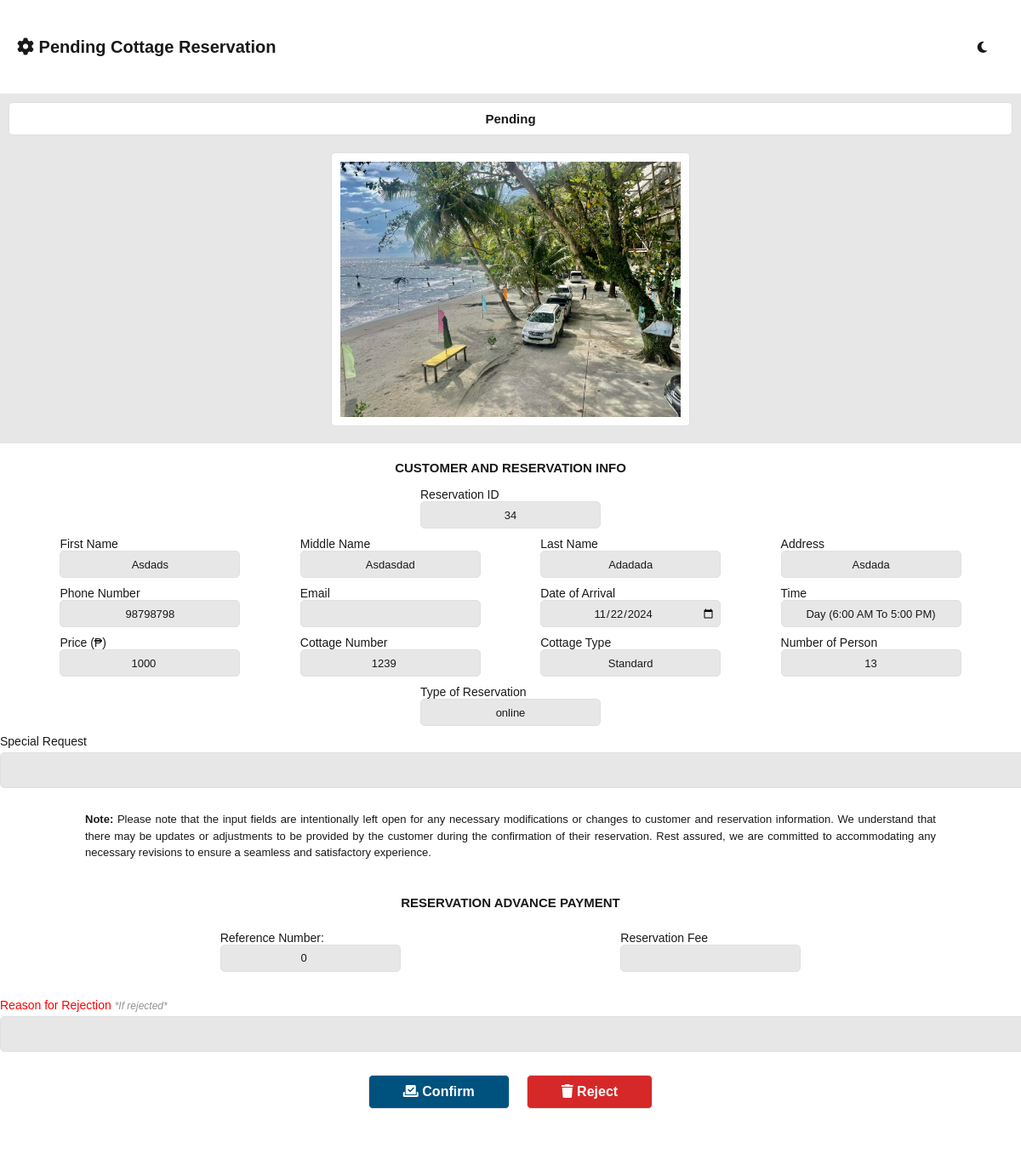
Page /admin/cottage_pending.php?manage_id=34 (signed in) on the committed database.
### tables this page shows
CREATE TABLE `reserve_cottage_tbl` (
  `reserve_id` int(11) NOT NULL,
  `user_id` int(255) NOT NULL,
  `reserve_status` varchar(255) NOT NULL,
  `reserve_type` varchar(255) NOT NULL,
  `first_name` varchar(255) NOT NULL,
  `middle_name` varchar(255) NOT NULL,
  `last_name` varchar(255) NOT NULL,
  `reserve_address` text NOT NULL,
  `phone_number` bigint(255) NOT NULL,
  `email` varchar(255) NOT NULL,
  `date_of_arrival` date NOT NULL,
  `time` varchar(255) NOT NULL,
  `price` bigint(255) NOT NULL,
  `cottage_number` bigint(255) NOT NULL,
  `cottage_type` varchar(255) NOT NULL,
  `number_of_person` int(255) NOT NULL,
  `special_request` text NOT NULL,
  `cottage_photo` varchar(255) NOT NULL,
  `reference_number` bigint(255) NOT NULL,
  `cottage_reserve_fee` bigint(255) NOT NULL,
  `rejection_reason` text NOT NULL
);

### admin/cottage_pending.php (the view, shortened to what this page needs)
<?php
include('db_connect.php');
$manage_data = [
    'reserve_id' => '',
    'first_name' => '',
    'middle_name' => '',
    'last_name' => '',
    'reserve_address' => '',
    'phone_number' => '',
    'email' => '',
    'date_of_arrival' => '',
    'time' => '',
    'cottage_number' => '',
    'cottage_type' => '',
    'number_of_person' => '',
    'price' => '',
    'special_request' => '',
    'reserve_type' => '',
    'cottage_photo' => ''
];
if (isset($_GET['manage_id'])) {
    $manage_id = $_GET['manage_id'];
    $manage_query = "SELECT * FROM reserve_cottage_tbl WHERE reserve_id = $manage_id";
    $manage_result = mysqli_query($con, $manage_query);
    $manage_data = mysqli_fetch_assoc($manage_result);
}
?>
<!DOCTYPE html>
<html lang="en">
<head>
    <?php
    include 'assets.php'
    ?>
    <link rel="stylesheet" type="text/css" href="css/main.css?v=<?php echo time(); ?>">
    <link rel="stylesheet" type="text/css" href="css/sidenav2.css?v=<?php echo time(); ?>">
    <link rel="stylesheet" type="text/css" href="css/allReservationRoomAndCottage.css?v=<?php echo time(); ?>">
</head>
<body>
    <main>
        <section class="middle-container">
            <div class="header-container">
                <div class="title-head">
                    <label for=""><i class="fa-solid fa-gear"></i> Pending Cottage Reservation</label>
                </div>
                <?php include 'icon-container.php' ?>
            </div>
            <div class="center-container">
                <div class="container">
                    <div class="header-label">
                        <label for=""><?php echo $manage_data['reserve_status'] ?></label>
                    </div>
                    <form method="post" action="" class="form-container">
                        <div class="info-container">
                            <div class="image-container">
                                <img name="photo" src="<?php echo $manage_data['cottage_photo']; ?>" alt="">
                            </div>
                            <div class="header-label2">
                                <label>CUSTOMER AND RESERVATION INFO</label>
                            </div>
                            <div class="line">
                            <div>
                                <label>Reservation ID</label><br>
                                <input value="<?php echo $manage_data['reserve_id']; ?>">
                            </div>
                            </div>
                            <div class="line">
                                <div>
                                    <label>First Name</label><br>
                                    <input name="first_name" value="<?php echo $manage_data['first_name']; ?>">
                                </div>
                                <div>
                                    <label>Middle Name</label><br>
                                    <input name="middle_name" value="<?php echo $manage_data['middle_name']; ?>">
                                </div>
                                <div>
                                    <label>Last Name</label><br>
                                    <input name="last_name" value="<?php echo $manage_data['last_name']; ?>">
                                </div>
                                <div>
                                    <label>Address</label><br>
                                    <input name="reserve_address"
                                        value="<?php echo $manage_data['reserve_address']; ?>">
                                </div>
                            </div>
                            <div class="line">
                                <div>
                                    <label>Phone Number</label><br>
                                    <input name="phone_number" value="<?php echo $manage_data['phone_number']; ?>">
                                </div>
                                <div>
                                    <label>Email</label><br>
                                    <input class="notransform" name="email"
                                        value="<?php echo $manage_data['email']; ?>">
                                </div>
                                <div>
                                    <label>Date of Arrival</label><br>
                                    <input type="date" name="date_of_arrival"
                                        value="<?php echo $manage_data['date_of_arrival']; ?>">
                                </div>
                                <div>
                                    <label>Time</label><br>
                                    <input type="text" name="time" value="<?php echo $manage_data['time']; ?>">
                                </div>
                            </div>
                            <div class="line">
                                <div>
                                    <label>Price (₱)</label><br>
                                    <input type="number" name="price" value="<?php echo $manage_data['price']; ?>">
                                </div>
                                <div>
                                    <label>Cottage Number</label><br>
                                    <input type="number" name="cottage_number"
                                        value="<?php echo $manage_data['cottage_number']; ?>">
                                </div>
                                <div>
                                    <label>Cottage Type</label><br>
                                    <input name="cottage_type" value="<?php echo $manage_data['cottage_type']; ?>">
                                </div>
                                <div>
                                    <label>Number of Person</label><br>
                                    <input name="number_of_person"
                                        value="<?php echo $manage_data['number_of_person']; ?>">
                                </div>
                            </div>
                            <div class="line">
                                <div>
                                    <label>Type of Reservation</label><br>
                                    <input type="text" class="notransform" name="reserve_type"
                                        value="<?php echo $manage_data['reserve_type']; ?>" disabled>
                                </div>
                            </div>
                            <div class="line">
                                <div>
                                    <label>Special Request</label><br>
                                    <textarea name="special_request"
                                        id=""><?php echo $manage_data['special_request']; ?></textarea>
                                </div>
                            </div>
                            <div class="note">
                                <p>
                                    <b>Note:</b> Please note that the input fields are intentionally left open for any
                                    necessary modifications or changes to customer and reservation information. We
                                    understand that there may be updates or adjustments to be provided by the customer
                                    during the confirmation of their reservation. Rest assured, we are committed to
                                    accommodating any necessary revisions to ensure a seamless and satisfactory
                                    experience.
                                </p>
                            </div>
                            <div class="header-label2">
                                <label>RESERVATION ADVANCE PAYMENT</label>
                            </div>
                            <div class="payment-container">
                                <div class="line">
                                    <div>
                                        <label>Reference Number:</label><br>
                                        <input type="number" name="reservation_fee" value="<?php echo $manage_data['reference_number']; ?>" readonly>
                                    </div>
                                    <div>
                                        <label>Reservation Fee</label><br>
                                        <input type="number" name="cottage_reserve_fee" required>
                                    </div>
                                </div>
                            </div>
                            <br>
                            <div>
                                <div class="line">
                                    <div>
                                        <label style="color: red;">Reason for Rejection <em id="goodfor">*If
                                                rejected*</em></label><br>
                                        <textarea name="rejection_reason" id=""></textarea>
                                    </div>
                                </div>
                            </div>
                        </div>
                        <div class="button-holder">
                            <button class="check-btn" type="submit" name="confirm"><i
                                    class="fa-solid fa-check-to-slot"></i>
                                Confirm</button>
                            <a class="reject-btn" id="reject-btn" name="reject" onclick="confirmReject()"><i
                                    class="fa-solid fa-trash"></i>
                                Reject</a>
                        </div>
                    </form>
                </div>
            </div>
        </section>
    </main>
</body>
</html>

### admin/css/header.css (style rules this page uses)
* { margin: 0; font-family: 'Trebuchet MS', 'Lucida Sans Unicode', 'Lucida Grande', 'Lucida Sans', Arial, sans-serif; box-sizing: none; }
button { cursor: pointer; }

### admin/css/main.css (style rules this page uses)
* { margin: 0; font-family: 'Trebuchet MS', 'Lucida Sans Unicode', 'Lucida Grande', 'Lucida Sans', Arial, sans-serif; }
body { background-color: var(--first-color2); }
button { cursor: pointer; }
a { cursor: pointer; }
:root { --first-color: white; --first-color2: #E7E7E7; --second-color: #EAE2B7; --fourth-color: #F77F00; --seventh-color: #18191A; --seventh-color2: #e0e0e0; --seventh-color3: #e0e0e0; --select-color: #F77F00; --select-color2: #cd6a00; --booknow-text: #ffffff; --booknow-text2: #242526; --booknow-border: #F77F00; --reservation-titleborder: #18191A; --box-shadow: #b4b4b4; --after-input: #effaff; --water-border: #EAE2B7; --water-color: #0d2cc5; --pure-white: white; --third-color: #FCBF49; --fifth-color: #D62828; --sixth-color: #00527e; --seventh-color4: #757575; --eight-color: #002334; --eight-color2: #001824; --reservation-title: #18191A; --reservation-text: white; --gray-button: rgba(220, 220, 220, 0.849); font-size: 62.5%; --tdeven-color: #0023340c; --proceed-color: white; --proceed-bgcolor: #00527e; --cancel-color: white; --cancel-bgcolor: #D62828; --fixed-color: #effaff; --graph-title-color: #777; --legend-text-color: #777; --tooltip-bg-color: #333333; --tooltip-title-color: #ffffff; --tooltip-body-color: #ffffff; --axis-title-color: #777; --axis-ticks-color: #777; }
p { color: var(--seventh-color); font-size: 1.5rem; text-align: justify; line-height: 1.5; }
.center-container { animation: transitionIn 0.5s; }

### admin/css/sidenav2.css (style rules this page uses)
main { width: 100%; display: flex; flex-direction: row; }
.middle-container { width: 100%; display: flex; flex-direction: column; }
.header-container { width: 100%; height: 8vh; background-color: var(--first-color); display: flex; justify-content: space-between; align-items: center; }
.title-head { display: flex; align-items: center; margin-left: 20px; }
.title-head label { font-size: 2rem; font-weight: bold; color: var(--seventh-color); text-transform: capitalize; }
.center-container { width: 100%; background-color: var(--first-color2); height: 92vh; overflow-y: scroll; }

### rows in the picture
reserve_cottage_tbl: reserve_status "Pending", cottage_photo (picture), reserve_id "34", first_name "asdads", middle_name "asdasdad", last_name "adadada", reserve_address "asdada", phone_number "98798798", date_of_arrival "11/22/2024", time "Day (6:00 AM to 5:00 PM)", price "1000", cottage_number "1239", cottage_type "Standard", number_of_person "13", reserve_type "online", reservation_fee "0"
